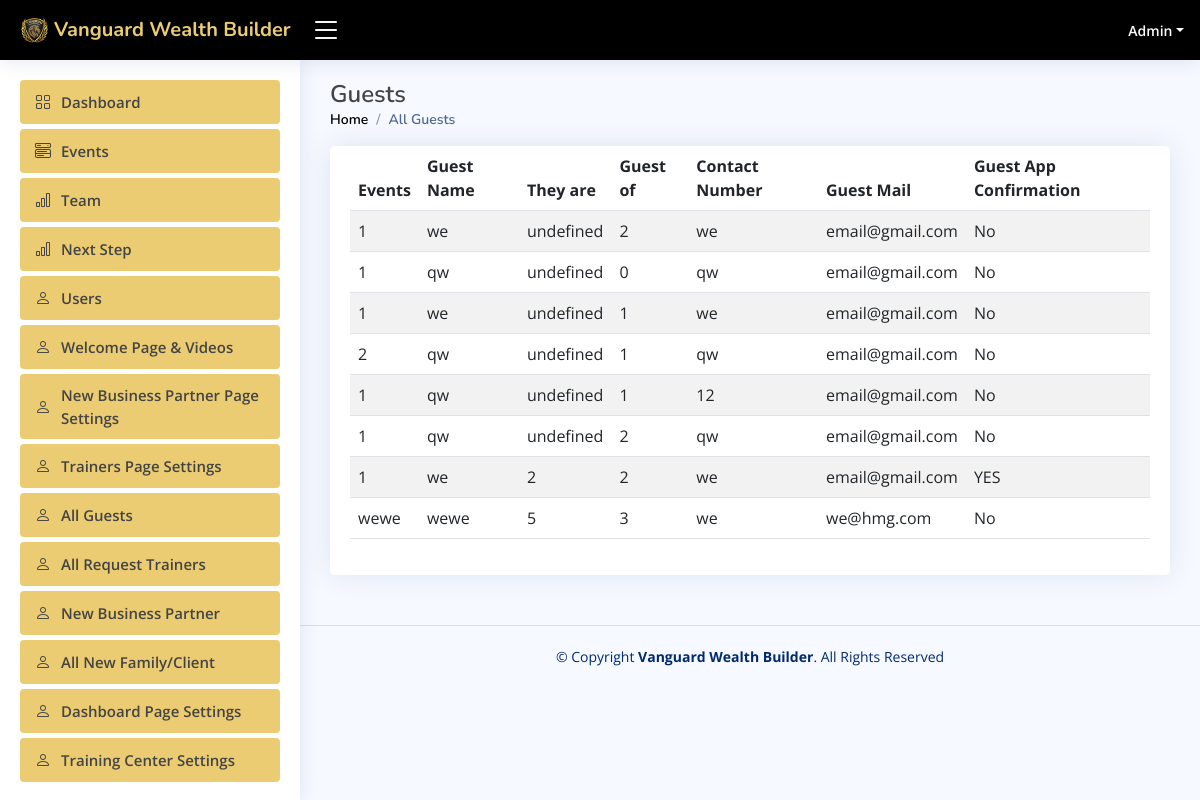
/admin/all_guest.php (signed in), run on an earlier commit of the app's database.
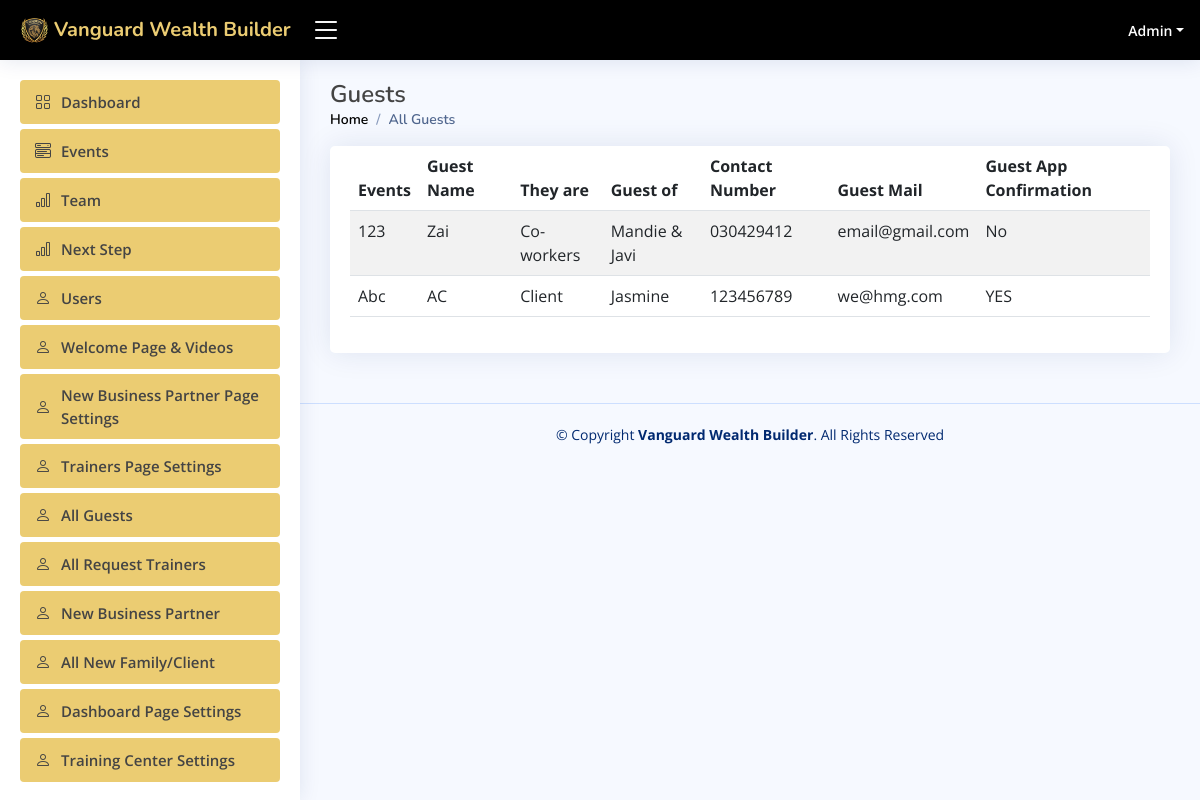
And on a later commit of the database.
### tables this page shows
CREATE TABLE `users` (
  `id` int(11) NOT NULL,
  `user_type` int(11) NOT NULL DEFAULT '0' COMMENT '0=user,1=admin',
  `fname` varchar(50) DEFAULT NULL,
  `lname` varchar(150) DEFAULT NULL,
  `agent_code` int(150) DEFAULT NULL,
  `email` varchar(50) DEFAULT NULL,
  `phone` varchar(100) DEFAULT NULL,
  `business_patner` varchar(150) DEFAULT NULL,
  `us_states` varchar(150) DEFAULT NULL,
  `password` varchar(255) DEFAULT NULL,
  `status` int(11) NOT NULL DEFAULT '0' COMMENT '1=active,0=block',
  `reset_token` varchar(10) DEFAULT NULL,
  `image_path` varchar(255) DEFAULT NULL,
  `notes` text,
  `address` text,
  `create_date` datetime DEFAULT NULL,
  `updated_date` datetime DEFAULT NULL
);

CREATE TABLE `add_guest` (
  `id` int(150) NOT NULL,
  `events` varchar(250) DEFAULT NULL,
  `guest_name` varchar(250) DEFAULT NULL,
  `they_are` varchar(250) DEFAULT NULL,
  `guest_of` varchar(250) DEFAULT NULL,
  `contact_number` varchar(250) DEFAULT NULL,
  `guest_mail` varchar(250) DEFAULT NULL,
  `guest_app_confirm` varchar(250) DEFAULT NULL
);

### serverside/functions.php (called while the page is built, shortened)
<?php
require_once 'crud.php';
class Functions
{
    private $db;
    function __construct()
    {
        $this->db = new Database();
        $this->db->connect();
    }
    function getSingleUser($id)
    {
        $sql = "select * from users where id='$id'";
        if ($this->db->sql($sql)) {
            return $this->db->getResult();
        }
    }
    function getAllGuests()
    {
        $sql = "select * from `add_guest`";
        if ($this->db->sql($sql)) {
            return $this->db->getResult();
        }
    }
}

### serverside/crud.php (called while the page is built, shortened)
<?php
class Database {
       private $db_host = "localhost";
       private $db_user = "root";
       private $db_pass = "";
       private $db_name = "wanguard";
    private $con = false;
    private $myconn = "";
    private $result = array();
    public function connect() {
        if (!$this->con) {
            $this->myconn = new mysqli($this->db_host, $this->db_user, $this->db_pass, $this->db_name);
            if ($this->myconn->connect_errno > 0) {
                array_push($this->result, $this->myconn->connect_error);
                return false;
            } else {
                $this->con = true;
                return true;
            }
        } else {
            return true;
        }
    }
    public function sql($sql) {
        $this->result = array();
        $query = $this->myconn->query($sql);
        if ($query) {
            $this->numResults = 0;
            if (isset($query->num_rows) && ( $query->num_rows > 0)) {
                $this->numResults = $query->num_rows;
            }
            for ($i = 0; $i < $this->numResults; $i++) {
                $r = $query->fetch_array();
                $key = array_keys($r);
                for ($x = 0; $x < count($key); $x++) {
                    if (!is_int($key[$x])) {
                        if ($query->num_rows >= 1) {
                            $this->result[$i][$key[$x]] = $r[$key[$x]];
                        } else {
                            $this->result = null;
                        }
                    }
                }
            }
            return true;
        } else {
            array_push($this->result, $this->myconn->error);
            return false;
        }
    }
    public function getResult() {
        $val = $this->result;
        $this->result = array();
        return $val;
    }
}

### admin/all_guest.php (the view, shortened to what this page needs)
<?php
include_once "includes/dashboard-header.php";
$func=new Functions();
$all_guests=$func->getAllGuests();
?>
    <main id="main" class="main">
        <div class="pagetitle">
            <h1>Guests</h1>
            <nav>
                <ol class="breadcrumb">
                    <li class="breadcrumb-item"><a href="index">Home</a></li>
                    <li class="breadcrumb-item active">All Guests</li>
                </ol>
            </nav>
        </div>
        <section class="section">
            <div class="row">
                <div class="col-lg-12">
                    <div class="card">
                        <div class="card-body">
                            <table class="table table-striped">
                                <thead>
                                <tr>
                                    <th>Events</th>
                                    <th>Guest Name</th>
                                    <th>They are</th>
                                    <th>Guest of</th>
                                    <th>Contact Number</th>
                                    <th>Guest Mail</th>
                                    <th>Guest App Confirmation</th>
                                </tr>
                                </thead>
                                <tbody>
                                <?php
                                foreach ($all_guests as $all_guest){
                                    ?>
                                    <tr>
                                        <td><?= $all_guest['events'] ?></td>
                                        <td><?= $all_guest['guest_name'] ?></td>
                                        <td><?= $all_guest['they_are'] ?></td>
                                        <td><?= $all_guest['guest_of'] ?></td>
                                        <td><?= $all_guest['contact_number'] ?></td>
                                        <td><?= $all_guest['guest_mail'] ?></td>
                                        <td><?= $all_guest['guest_app_confirm'] ?></td>
                                    </tr>
                                    <?php
                                }
                                ?>
                                </tbody>
                            </table>
                        </div>
                    </div>
                </div>
            </div>
        </section>
    </main>
<?php include_once "includes/dashboard-footer.php" ?>

### admin/includes/dashboard-header.php (shortened to what this page needs)
<?php
include_once "../serverside/functions.php";
    ?>
    <?php
$func = new Functions();
$users1 = $func->getSingleUser($_SESSION['user_id']);
if (!empty($users1)) {
    $user1 = $users1[0];
}
?>
<!DOCTYPE html>
<html lang="en">
<head>
    <link href="assets/vendor/bootstrap/css/bootstrap.min.css" rel="stylesheet">
    <link href="assets/vendor/bootstrap-icons/bootstrap-icons.css" rel="stylesheet">
    <link href="assets/vendor/boxicons/css/boxicons.min.css" rel="stylesheet">
    <link href="assets/vendor/quill/quill.snow.css" rel="stylesheet">
    <link href="assets/vendor/quill/quill.bubble.css" rel="stylesheet">
    <link href="assets/vendor/remixicon/remixicon.css" rel="stylesheet">
    <link href="assets/vendor/simple-datatables/style.css" rel="stylesheet">
    <link rel="stylesheet" href="https://cdnjs.cloudflare.com/ajax/libs/font-awesome/4.7.0/css/font-awesome.min.css">
    <link href="assets/css/style.css" rel="stylesheet">
</head>
<body>
<header id="header" class="header fixed-top d-flex align-items-center">
    <div class="d-flex align-items-center justify-content-between">
        <a href="index" class="logo d-flex align-items-center">
            <img src="./assets/img/logo.png" alt="">
            <span class="d-none d-lg-block">Vanguard Wealth Builder</span>
        </a>
        <i class="bi bi-list toggle-sidebar-btn"></i>
    </div>
    <nav class="header-nav ms-auto">
        <ul class="d-flex align-items-center">
            <li class="nav-item dropdown pe-3">
                <a class="nav-link nav-profile d-flex align-items-center pe-0" href="#" data-bs-toggle="dropdown">
                    <span class="d-none d-md-block dropdown-toggle ps-2"><?= $user1['fname'] ?></span>
                </a>
            </li>
        </ul>
    </nav>
</header>
<aside id="sidebar" class="sidebar">
    <ul class="sidebar-nav" id="sidebar-nav">
        <li class="nav-item">
            <a class="nav-link" href="index">
                <i class="bi bi-grid"></i>
                <span>Dashboard</span>
            </a>
        </li>
        <li class="nav-item">
            <a class="nav-link" href="events">
                <i class="bi bi-menu-button-wide"></i>
                <span>Events</span>
            </a>
        </li>
        <li class="nav-item">
            <a class="nav-link" href="teams">
                <i class="bi bi-bar-chart"></i>
                <span>Team</span>
            </a>
        </li>
        <li class="nav-item">
            <a class="nav-link" href="next_step">
                <i class="bi bi-bar-chart"></i>
                <span>Next Step</span>
            </a>
        </li>
        <li class="nav-item">
            <a class="nav-link" href="users">
                <i class="bi bi-person"></i>
                <span>Users</span>
            </a>
        </li>
        <li class="nav-item">
            <a class="nav-link" href="welcome">
                <i class="bi bi-person"></i>
                <span>Welcome Page & Videos</span>
            </a>
        </li>
        <li class="nav-item">
            <a class="nav-link" href="new_business_partner">
                <i class="bi bi-person"></i>
                <span>New Business Partner Page Settings</span>
            </a>
        </li>
        <li class="nav-item">
            <a class="nav-link" href="trainers_page_setting">
                <i class="bi bi-person"></i>
                <span>Trainers Page Settings</span>
            </a>
        </li>
        <li class="nav-item">
            <a class="nav-link" href="all_guest">
                <i class="bi bi-person"></i>
                <span>All Guests</span>
            </a>
        </li>
        <li class="nav-item">
            <a class="nav-link" href="request_trainer">
                <i class="bi bi-person"></i>
                <span>All Request Trainers</span>
            </a>
        </li>
        <li class="nav-item">
            <a class="nav-link" href="business_partners">
                <i class="bi bi-person"></i>
                <span>New Business Partner</span>
            </a>
        </li>
        <li class="nav-item">
            <a class="nav-link" href="new_client">
                <i class="bi bi-person"></i>
                <span>All New Family/Client </span>
            </a>
        </li>
        <li class="nav-item">
            <a class="nav-link" href="dashboard_page-settings">
                <i class="bi bi-person"></i>
                <span>Dashboard Page Settings</span>
            </a>
        </li>
        <li class="nav-item">
            <a class="nav-link" href="training_center_settings">
                <i class="bi bi-person"></i>
                <span>Training Center Settings</span>
            </a>
        </li>
    </ul>
</aside>

### admin/includes/dashboard-footer.php (shortened to what this page needs)
<footer id="footer" class="footer">
    <div class="copyright">
        &copy; Copyright <strong><span>Vanguard Wealth Builder</span></strong>. All Rights Reserved
    </div>
</footer>
</body>
</html>

### admin/assets/css/style.css (style rules this page uses)
:root { scroll-behavior: smooth; }
body { font-family: "Open Sans", sans-serif; background: #f6f9ff; color: #444444; }
a { color: #4154f1; text-decoration: none; }
h1, h2, h3, h4, h5, h6 { font-family: "Nunito", sans-serif; }
#main { margin-top: 60px; padding: 20px 30px; transition: all 0.3s; }
.pagetitle { margin-bottom: 10px; }
.pagetitle h1 { font-size: 24px; margin-bottom: 0; font-weight: 600; }
.card { margin-bottom: 30px; border: none; border-radius: 5px; box-shadow: 0px 0 30px rgba(1, 41, 112, 0.1); }
.card-body { padding: 0 20px 20px 20px; }
.breadcrumb { font-size: 14px; font-family: "Nunito", sans-serif; color: #899bbd; font-weight: 600; }
.breadcrumb a { color: black; transition: 0.3s; }
.breadcrumb .breadcrumb-item::before { color: #899bbd; }
.breadcrumb .active { color: #51678f; font-weight: 600; }
.logo { line-height: 1; }
@media (min-width: 1200px) { .logo { width: 280px; } }
.logo img { max-height: 26px; margin-right: 6px; }
.logo span { font-size: 20px; font-weight: 700; color: #EBCC72; font-family: "Nunito", sans-serif; }
.header { transition: all 0.5s; z-index: 997; height: 60px; box-shadow: 0px 2px 20px rgba(1, 41, 112, 0.1); background-color: black; padding-left: 20px; }
.header .toggle-sidebar-btn { font-size: 32px; padding-left: 10px; cursor: pointer; color: white; }
.header-nav ul { list-style: none; }
.header-nav>ul { margin: 0; padding: 0; }
.header-nav .nav-profile { color: white; }
.header-nav .nav-profile span { font-size: 14px; font-weight: 600; }
.sidebar { position: fixed; top: 60px; left: 0; bottom: 0; width: 300px; z-index: 996; transition: all 0.3s; padding: 20px; overflow-y: auto; scrollbar-width: thin; scrollbar-color: #aab7cf transparent; box-shadow: 0px 0px 20px rgba(1, 41, 112, 0.1); background-color: #fff; }
@media (min-width: 1200px) { #main, #footer { margin-left: 300px; } }
.sidebar-nav { padding: 0; margin: 0; list-style: none; }
.sidebar-nav li { padding: 0; margin: 0; list-style: none; }
.sidebar-nav .nav-item { margin-bottom: 5px; }
.sidebar-nav .nav-link { display: flex; align-items: center; font-size: 15px; font-weight: 600; transition: 0.3; background: #EBCC72; padding: 10px 15px; border-radius: 4px; }
.sidebar-nav .nav-link i { font-size: 16px; margin-right: 10px; }
.footer { padding: 20px 0; font-size: 14px; transition: all 0.3s; border-top: 1px solid #cddfff; }
.footer .copyright { text-align: center; color: #012970; }

What changed in the data, as far as the page shows it:
removed add_guest: events "1", guest_name "we", they_are "undefined", guest_of "2", contact_number "we", guest_mail "email@gmail.com", guest_app_confirm "No"
removed add_guest: events "1", guest_name "qw", they_are "undefined", guest_of "0", contact_number "qw", guest_mail "email@gmail.com", guest_app_confirm "No"
removed add_guest: events "1", guest_name "we", they_are "undefined", guest_of "1", contact_number "we", guest_mail "email@gmail.com", guest_app_confirm "No"
removed add_guest: events "2", guest_name "qw", they_are "undefined", guest_of "1", contact_number "qw", guest_mail "email@gmail.com", guest_app_confirm "No"
removed add_guest: events "1", guest_name "qw", they_are "undefined", guest_of "1", contact_number "12", guest_mail "email@gmail.com", guest_app_confirm "No"
removed add_guest: events "1", guest_name "qw", they_are "undefined", guest_of "2", contact_number "qw", guest_mail "email@gmail.com", guest_app_confirm "No"
removed add_guest: events "1", guest_name "we", they_are "2", guest_of "2", contact_number "we", guest_mail "email@gmail.com", guest_app_confirm "YES"
removed add_guest: events "wewe", guest_name "wewe", they_are "5", guest_of "3", contact_number "we", guest_mail "we@hmg.com", guest_app_confirm "No"
added add_guest: events "123", guest_name "Zai", they_are "Co-workers", guest_of "Mandie & Javi", contact_number "030429412", guest_mail "email@gmail.com", guest_app_confirm "No"
added add_guest: events "Abc", guest_name "AC", they_are "Client", guest_of "Jasmine", contact_number "123456789", guest_mail "we@hmg.com", guest_app_confirm "YES"
